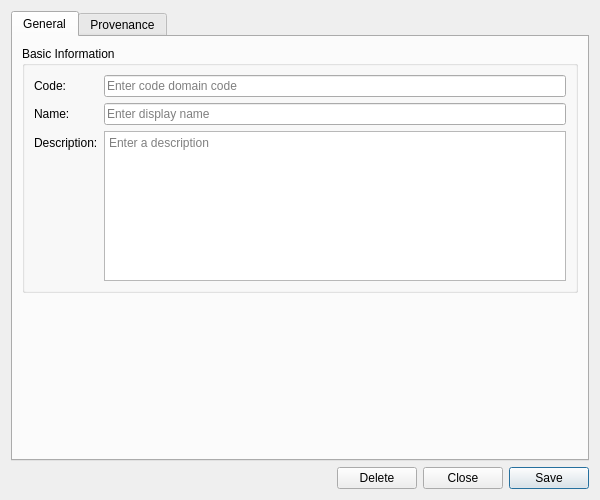
<?xml version="1.0" encoding="UTF-8"?>
<ui version="4.0">
 <class>CodeDomainDetailDialog</class>
 <widget class="QWidget" name="CodeDomainDetailDialog">
  <property name="geometry">
   <rect>
    <x>0</x>
    <y>0</y>
    <width>600</width>
    <height>500</height>
   </rect>
  </property>
  <property name="sizePolicy">
   <sizepolicy hsizetype="Preferred" vsizetype="Preferred">
    <horstretch>0</horstretch>
    <verstretch>0</verstretch>
   </sizepolicy>
  </property>
  <property name="minimumSize">
   <size>
    <width>600</width>
    <height>500</height>
   </size>
  </property>
  <property name="windowTitle">
   <string>Code Domain Details</string>
  </property>
  <layout class="QVBoxLayout" name="verticalLayout">
   <item>
    <widget class="QTabWidget" name="tabWidget">
     <property name="currentIndex"><number>0</number></property>
     <widget class="QWidget" name="generalTab">
      <attribute name="title"><string>General</string></attribute>
      <layout class="QVBoxLayout" name="generalLayout">
       <item>
        <widget class="QGroupBox" name="basicInfoGroup">
         <property name="title">
          <string>Basic Information</string>
         </property>
         <layout class="QFormLayout" name="formLayout">
          <item row="0" column="0">
           <widget class="QLabel" name="labelCode">
            <property name="text">
             <string>Code:</string>
            </property>
           </widget>
          </item>
          <item row="0" column="1">
           <widget class="QLineEdit" name="codeEdit">
            <property name="placeholderText">
             <string>Enter code domain code</string>
            </property>
            <property name="readOnly">
             <bool>true</bool>
            </property>
           </widget>
          </item>
          <item row="1" column="0">
           <widget class="QLabel" name="labelName">
            <property name="text">
             <string>Name:</string>
            </property>
           </widget>
          </item>
          <item row="1" column="1">
           <widget class="QLineEdit" name="nameEdit">
            <property name="placeholderText">
             <string>Enter display name</string>
            </property>
           </widget>
          </item>
          <item row="2" column="0">
           <widget class="QLabel" name="labelDescription">
            <property name="text">
             <string>Description:</string>
            </property>
           </widget>
          </item>
          <item row="2" column="1">
           <widget class="QPlainTextEdit" name="descriptionEdit">
            <property name="minimumSize">
             <size>
              <width>0</width>
              <height>80</height>
             </size>
            </property>
            <property name="maximumSize">
             <size>
              <width>16777215</width>
              <height>150</height>
             </size>
            </property>
            <property name="placeholderText">
             <string>Enter a description</string>
            </property>
           </widget>
          </item>
         </layout>
        </widget>
       </item>
       <item>
        <spacer name="verticalSpacer">
         <property name="orientation">
          <enum>Qt::Vertical</enum>
         </property>
         <property name="sizeHint" stdset="0">
          <size>
           <width>20</width>
           <height>40</height>
          </size>
         </property>
        </spacer>
       </item>
      </layout>
     </widget>
     <widget class="QWidget" name="provenanceTab">
      <attribute name="title"><string>Provenance</string></attribute>
      <layout class="QVBoxLayout" name="provenanceTabLayout">
       <item>
        <widget class="ores::qt::ProvenanceWidget" name="provenanceWidget" native="true"/>
       </item>
      </layout>
     </widget>
    </widget>
   </item>
   <item>
    <layout class="QHBoxLayout" name="buttonLayout">
     <item>
      <spacer name="horizontalSpacer">
       <property name="orientation">
        <enum>Qt::Horizontal</enum>
       </property>
       <property name="sizeHint" stdset="0">
        <size>
         <width>40</width>
         <height>20</height>
        </size>
       </property>
      </spacer>
     </item>
     <item>
      <widget class="QPushButton" name="deleteButton">
       <property name="text">
        <string>Delete</string>
       </property>
      </widget>
     </item>
     <item>
      <widget class="QPushButton" name="closeButton">
       <property name="text">
        <string>Close</string>
       </property>
      </widget>
     </item>
     <item>
      <widget class="QPushButton" name="saveButton">
       <property name="text">
        <string>Save</string>
       </property>
       <property name="default">
        <bool>true</bool>
       </property>
      </widget>
     </item>
    </layout>
   </item>
  </layout>
 </widget>
 <customwidgets>
  <customwidget>
   <class>ores::qt::ProvenanceWidget</class>
   <extends>QWidget</extends>
   <header>ores.qt/ProvenanceWidget.hpp</header>
  </customwidget>
 </customwidgets>
 <resources/>
 <connections/>
</ui>
